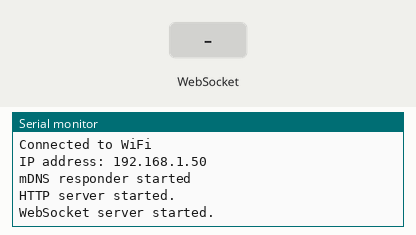
The sketch below on a simulated ESP8266 (NodeMCU). On the bench: the last lines printed to the serial monitor. Inputs (shaded band) come from the test bench. WiFi joins after 1.5 s; servers stay silent unless stated; storage starts empty.

Above: at 2.7 s.
2.8 s: WebSocket text "1" received
At 3.5 s:
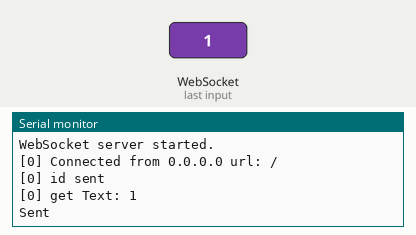
4.3 s: WebSocket text "0" received
At 5.5 s:
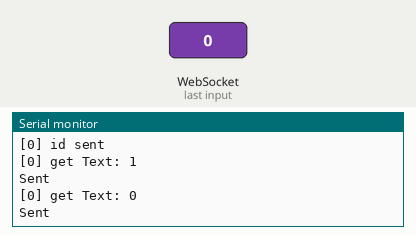
5.8 s: WebSocket text "2" received
At 6.9 s:
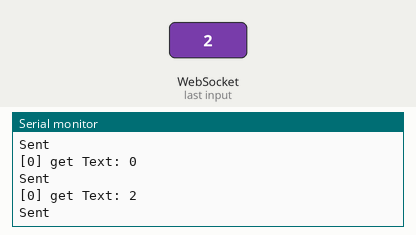

Measured:
- after the input at 2.8 s, the serial monitor: prints a new line at once (image 1)
- after the input at 4.3 s, the serial monitor: prints a new line at once (image 2)
- after the input at 5.8 s, the serial monitor: prints a new line at once (image 3)

The sketch:

espchat.ino
```cpp
#include <ESP8266WiFi.h>
#include <WiFiClient.h>
#include <ESP8266WebServer.h>
#include <ESP8266mDNS.h>
#include <WebSocketsServer.h>
#include <ArduinoJson.h>
#include <FS.h>

//SSID and Password of your WiFi router
const char* ssid     = "";
const char* password = "";

ESP8266WebServer server(80); //Server on port 80
WebSocketsServer webSocket = WebSocketsServer(81);  //websocket server on port 81

String getContentType(String filename);
bool handleFileRead(String path);

void webSocketEvent(uint8_t num, WStype_t type, uint8_t * payload, size_t length) {

    switch(type) {
        case WStype_DISCONNECTED:   //if a client disconnects
            {
                Serial.printf("[%u] Disconnected!\n", num);   //show "[id] disconnected" in serial monitor
                const int capacity = JSON_OBJECT_SIZE(1);     //define JS object capacity
                StaticJsonDocument<capacity> doc;             //create JS object
                doc["disconnectedId"] = num;                  //create name:value pair as disconnected:"id"
                String output;                                //create output JSON as string
                serializeJson(doc, output);                   //convert JS object to JSON and save it to output
                webSocket.broadcastTXT(output);               //send message to all clients
                Serial.printf("[%u] id sent\n", num);         //show id sent in serial monitor
            }
            break;

        case WStype_CONNECTED:    //if a client connects
            {
                IPAddress ip = webSocket.remoteIP(num);   //get ip number of client
                Serial.printf("[%u] Connected from %d.%d.%d.%d url: %s\n", num, ip[0], ip[1], ip[2], ip[3], payload);   //show id and ip number of client
                const int capacity = JSON_OBJECT_SIZE(1);     //define JS object capacity
                StaticJsonDocument<capacity> doc;             //create JS object
                doc["yourId"] = num;                          //create name:value pair as yourId:"id"
                String output;                                //create output JSON as string
                serializeJson(doc, output);                   //convert JS object to JSON and save it to output
                webSocket.sendTXT(num, output);               //send message only to newly connected client
                StaticJsonDocument<capacity> doc1;            //create JS object
                doc1["connectedId"] = num;                    //create name:value pair as yourId:"id"
                String output1;                               //create output JSON as string
                serializeJson(doc1, output1);                 //convert JS object to JSON and save it to output
                webSocket.broadcastTXT(output1);              //send message to all clients
                Serial.printf("[%u] id sent\n", num);         //show id sent in serial monitor
            }
            break;

        case WStype_TEXT:     // if new text data is received
            Serial.printf("[%u] get Text: %s\n", num, payload);     //show "id get Text: message" in serial monitor
            if(webSocket.broadcastTXT(payload)){    //send message to all clients and check if it's sent or not
              Serial.printf("Sent\n");              //if message is sent print "Sent" in serial monitor
            }
            break;
    }
}

String getContentType(String filename) { // convert the file extension to the MIME type
  if (filename.endsWith(".html")) return "text/html";
  else if (filename.endsWith(".css")) return "text/css";
  else if (filename.endsWith(".js")) return "application/javascript";
  else if (filename.endsWith(".ico")) return "image/x-icon";
  return "text/plain";
}
bool handleFileRead(String path) { // send the right file to the client (if it exists)
  Serial.println("handleFileRead: " + path);
  if (path.endsWith("/")) path += "index.html"; // If a folder is requested, send the index file
    String contentType = getContentType(path);  // Get the MIME type
  if (SPIFFS.exists(path)) {  // If the file exists
    File file = SPIFFS.open(path, "r");  // Open it
    size_t sent = server.streamFile(file, contentType); // And send it to the client
    file.close();  // Then close the file again
    return true;
  }
  Serial.println("\tFile Not Found");
  return false;  // If the file doesn't exist, return false
}

void setup(void){
  Serial.begin(115200);

  WiFi.begin(ssid, password);     //Connect to your WiFi router
  Serial.println("");

  // Wait for connection
  while (WiFi.status() != WL_CONNECTED) {
    delay(500);
    Serial.print(".");
  }

  //If connection successful show IP address in serial monitor
  Serial.println("");
  Serial.print("Connected to ");
  Serial.println("WiFi");
  Serial.print("IP address: ");
  Serial.println(WiFi.localIP());  //IP address assigned to your ESP

  if (MDNS.begin("esp8266")) {  // Start the mDNS responder for esp8266.local
    Serial.println("mDNS responder started");
  }
  else {
    Serial.println("Error setting up MDNS responder!");
  }

  SPIFFS.begin();

  server.onNotFound([]() {  // If the client requests any URI
    if (!handleFileRead(server.uri()))  // send it if it exists
      server.send(404, "text/plain", "404: Not Found"); // otherwise, respond with a 404 (Not Found) error
    });

  server.begin();                  //Start server
  Serial.println("HTTP server started.");
  webSocket.begin();               //Start websocket server
  webSocket.onEvent(webSocketEvent);  //call webSocketEvent function on websocket request
  Serial.println("WebSocket server started.");

}

void loop(void){
  server.handleClient();          //Handle client requests
  webSocket.loop();               //Handle websocket requests
}
```
